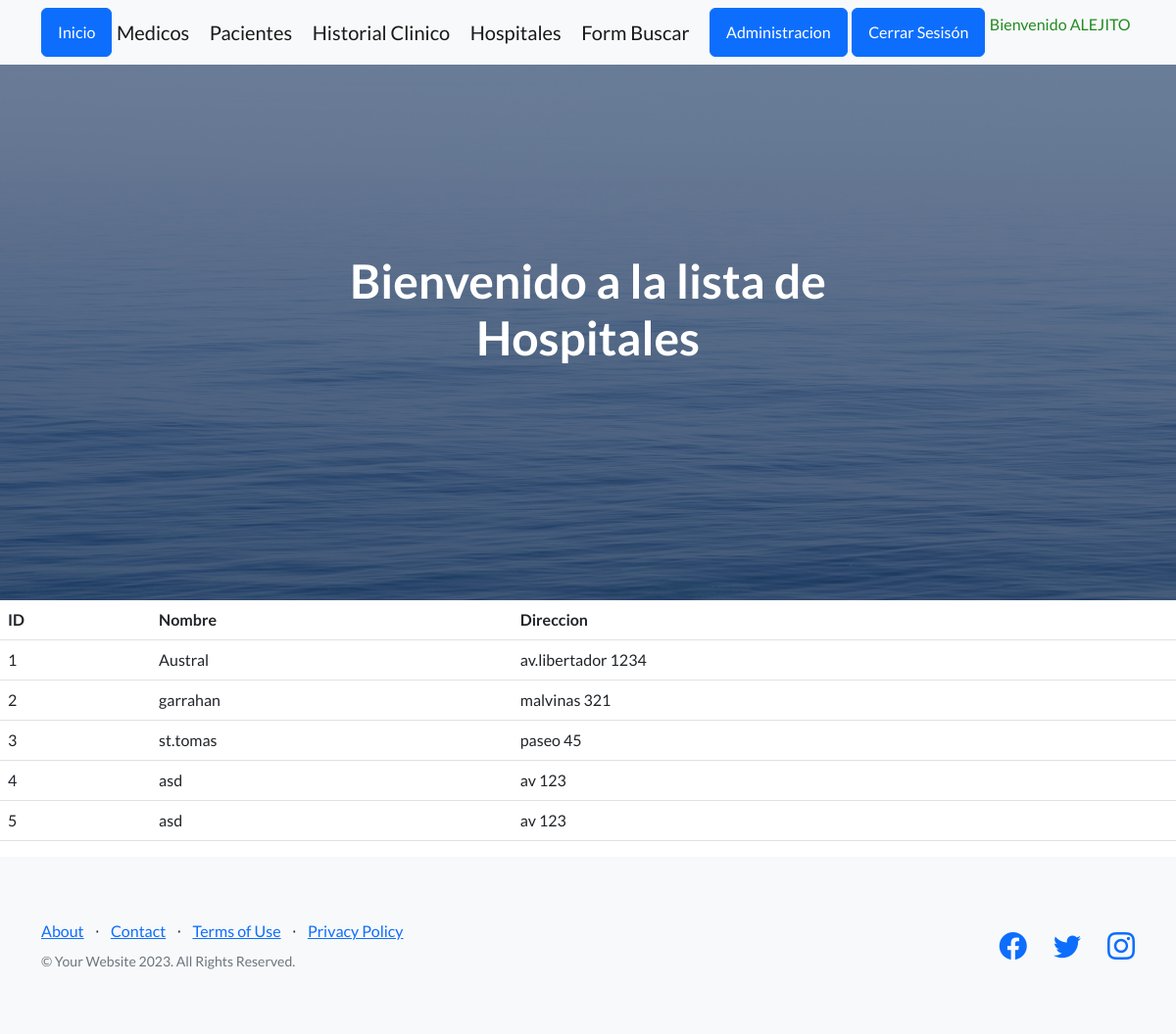
Page /aplicacion/hospital/ (signed in) on the committed database.
### aplicacion/models.py (models this page shows, shortened)
class Hospital(models.Model):
    nombre = models.CharField(max_length=50)
    direccion = models.TextField()

### aplicacion/views.py (the view)
# urls.py: path('hospital/', hospital, name="hospital"),
@login_required
def hospital(request):
    ctx = {"hospital": Hospital.objects.all() }
    return render(request, "aplicacion/hospital.html", ctx)

### aplicacion/templates/aplicacion/hospital.html (shortened to what this page needs)
{% extends 'aplicacion/base.html' %}
{% load static %}
{% block cabecera %}
    Bienvenido a la lista de Hospitales
{% endblock cabecera %}
{% block contenido %}
<table class="table">
    <thead>
        <tr>
            <th>ID</th>
            <th>Nombre</th>
            <th>Direccion</th>
        </tr>
    </thead>
    <tbody>
    {% for hospital in hospital %}
    <tr>
        <td>{{ hospital.id }}</td>
        <td>{{ hospital.nombre }}</td>
        <td>{{ hospital.direccion }}</td>
    </tr>
    {% endfor %}
    </tbody>
</table>
{% endblock contenido %}

### aplicacion/templates/aplicacion/base.html (shortened to what this page needs)
<!DOCTYPE html>
<html lang="en">
    <head>
        {% load static %}
        <link href="https://cdn.jsdelivr.net/npm/bootstrap-icons@1.5.0/font/bootstrap-icons.css" rel="stylesheet" type="text/css" />
        <link rel="stylesheet" href="https://cdnjs.cloudflare.com/ajax/libs/font-awesome/6.4.0/css/all.min.css">
        <link href="{% static 'aplicacion/css/styles.css' %}" rel="stylesheet" />
    </head>
    <body>
        <nav class="navbar navbar-light bg-light static-top">
            <div class="container">
                <a class="btn btn-primary" href="{% url 'inicio' %}">Inicio</a>
                {% if user.is_authenticated %}
                <a class="navbar-brand" href="{% url 'medicos' %}">Medicos</a>
                <a class="navbar-brand" href="{% url 'pacientes' %}">Pacientes</a>
                <a class="navbar-brand" href="{% url 'historial_clinico' %}">Historial Clinico</a>
                <a class="navbar-brand" href="{% url 'hospital' %}">Hospitales</a>
                <a class="navbar-brand" href="{% url 'buscar_medico' %}">Form Buscar</a>
                <a class="btn btn-primary" href="{% url 'admin:index' %}">Administracion</a>
                <a class="btn btn-primary" href="{% url 'logout' %}">Cerrar Sesisón</a>
                <p style="color: forestgreen">Bienvenido {{ user.username|upper }}</p>
                {% else %}
                <a class="btn btn-success" href="{% url 'register' %}">Registrarme</a>
                <a class="btn btn-success" href="{% url 'login' %}">Iniciar Sesión</a>
                {% endif %}
            </div>
        </nav>
        <header class="masthead">
            <div class="container position-relative">
                <div class="row justify-content-center">
                    <div class="col-xl-6">
                        <div class="text-center text-white">
                            <h1 class="mb-5">
                                {% block cabecera %}{% endblock cabecera %}
                            </h1>
                        </div>
                    </div>
                </div>
            </div>
        </header>
        {% block contenido %}{% endblock contenido %}
        <footer class="footer bg-light">
            <div class="container">
                <div class="row">
                    <div class="col-lg-6 h-100 text-center text-lg-start my-auto">
                        <ul class="list-inline mb-2">
                            <li class="list-inline-item"><a href="#!">About</a></li>
                            <li class="list-inline-item">⋅</li>
                            <li class="list-inline-item"><a href="#!">Contact</a></li>
                            <li class="list-inline-item">⋅</li>
                            <li class="list-inline-item"><a href="#!">Terms of Use</a></li>
                            <li class="list-inline-item">⋅</li>
                            <li class="list-inline-item"><a href="#!">Privacy Policy</a></li>
                        </ul>
                        <p class="text-muted small mb-4 mb-lg-0">&copy; Your Website 2023. All Rights Reserved.</p>
                    </div>
                    <div class="col-lg-6 h-100 text-center text-lg-end my-auto">
                        <ul class="list-inline mb-0">
                            <li class="list-inline-item me-4">
                                <a href="#!"><i class="bi-facebook fs-3"></i></a>
                            </li>
                            <li class="list-inline-item me-4">
                                <a href="#!"><i class="bi-twitter fs-3"></i></a>
                            </li>
                            <li class="list-inline-item">
                                <a href="#!"><i class="bi-instagram fs-3"></i></a>
                            </li>
                        </ul>
                    </div>
                </div>
            </div>
        </footer>
    </body>
</html>

### rows in the picture
Hospital: id "1", nombre "Austral", direccion "av.libertador 1234"
Hospital: id "2", nombre "garrahan", direccion "malvinas 321"
Hospital: id "3", nombre "st.tomas", direccion "paseo 45"
Hospital: id "4", nombre "asd", direccion "av 123"
Hospital: id "5", nombre "asd", direccion "av 123"

### other values in the picture
{{ user.username|upper }} "ALEJITO"
